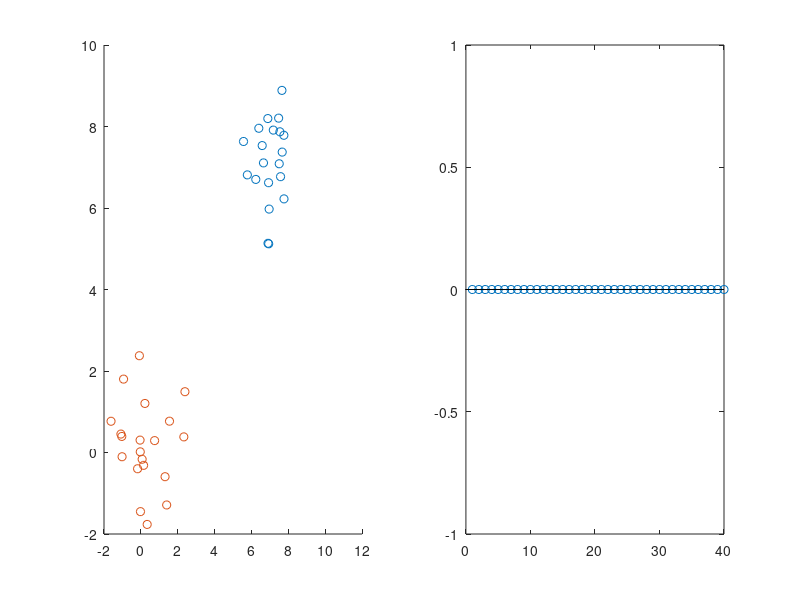

This figure's MATLAB source:
function lec10_slide39()
    rng(0, 'twister'); 
    NUM = 20;
            
    blue = [randn(NUM ,1) + 7, randn(NUM, 1) + 7]';
    red = [randn(NUM, 1), randn(NUM, 1)]';
    
    combined = [-red, blue];
    constant = [-ones(1, NUM), ones(1, NUM)];
    
    H = [1, 0, 0; 0, 1, 0; 0, 0, 0];
    f = zeros(3, 1);
    A = -[combined', constant'];
    b = -ones(2 * NUM, 1);
    
    x = quadprog(H, f, A, b);
    
    X = -2:0.1:12;
    Y = (x(1) * X + x(3)) / -x(2);
    Y_neg = (x(1) * X + x(3) + 1) / -x(2);
    Y_pos = (x(1) * X + x(3) - 1) / -x(2);
    
    red_dist = red' * [x(1); x(2)] + x(3);
    blue_dist = blue' * [x(1); x(2)] + x(3);
    
    figure('Name', 'Lecture 10: Slide 39');
    subplot(121);
    scatter(blue(1, :), blue(2, :));
    hold on;
    scatter(red(1, :), red(2, :));
    plot(X, Y);
    plot(X, Y_pos);
    plot(X, Y_neg);
    hold off;
    
    subplot(122);
    stem([red_dist; blue_dist]);
end

